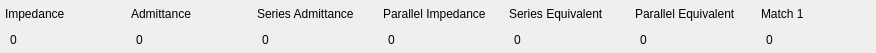
<?xml version="1.0" encoding="UTF-8"?>
<ui version="4.0">
 <class>Match</class>
 <widget class="QWidget" name="Match">
  <property name="geometry">
   <rect>
    <x>0</x>
    <y>0</y>
    <width>788</width>
    <height>53</height>
   </rect>
  </property>
  <property name="windowTitle">
   <string>Form</string>
  </property>
  <layout class="QHBoxLayout" name="horizontalLayout">
   <property name="leftMargin">
    <number>0</number>
   </property>
   <property name="topMargin">
    <number>0</number>
   </property>
   <property name="rightMargin">
    <number>0</number>
   </property>
   <property name="bottomMargin">
    <number>0</number>
   </property>
   <item>
    <widget class="QWidget" name="widget" native="true">
     <property name="sizePolicy">
      <sizepolicy hsizetype="Fixed" vsizetype="Preferred">
       <horstretch>0</horstretch>
       <verstretch>0</verstretch>
      </sizepolicy>
     </property>
     <property name="minimumSize">
      <size>
       <width>120</width>
       <height>0</height>
      </size>
     </property>
     <layout class="QVBoxLayout" name="verticalLayout_4">
      <property name="spacing">
       <number>0</number>
      </property>
      <property name="leftMargin">
       <number>5</number>
      </property>
      <property name="topMargin">
       <number>0</number>
      </property>
      <property name="rightMargin">
       <number>5</number>
      </property>
      <property name="bottomMargin">
       <number>0</number>
      </property>
      <item>
       <widget class="QLabel" name="label_2">
        <property name="text">
         <string>Impedance</string>
        </property>
       </widget>
      </item>
      <item>
       <widget class="QLabel" name="l_impedance">
        <property name="text">
         <string>0</string>
        </property>
        <property name="margin">
         <number>5</number>
        </property>
        <property name="indent">
         <number>5</number>
        </property>
       </widget>
      </item>
     </layout>
    </widget>
   </item>
   <item>
    <widget class="QWidget" name="widget_2" native="true">
     <property name="sizePolicy">
      <sizepolicy hsizetype="Fixed" vsizetype="Preferred">
       <horstretch>0</horstretch>
       <verstretch>0</verstretch>
      </sizepolicy>
     </property>
     <property name="minimumSize">
      <size>
       <width>120</width>
       <height>0</height>
      </size>
     </property>
     <layout class="QVBoxLayout" name="verticalLayout_5">
      <property name="spacing">
       <number>0</number>
      </property>
      <property name="leftMargin">
       <number>5</number>
      </property>
      <property name="topMargin">
       <number>0</number>
      </property>
      <property name="rightMargin">
       <number>5</number>
      </property>
      <property name="bottomMargin">
       <number>0</number>
      </property>
      <item>
       <widget class="QLabel" name="label">
        <property name="text">
         <string>Admittance</string>
        </property>
       </widget>
      </item>
      <item>
       <widget class="QLabel" name="l_admittance">
        <property name="text">
         <string>0</string>
        </property>
        <property name="margin">
         <number>5</number>
        </property>
        <property name="indent">
         <number>5</number>
        </property>
       </widget>
      </item>
     </layout>
    </widget>
   </item>
   <item>
    <widget class="QWidget" name="widget_3" native="true">
     <property name="sizePolicy">
      <sizepolicy hsizetype="Fixed" vsizetype="Preferred">
       <horstretch>0</horstretch>
       <verstretch>0</verstretch>
      </sizepolicy>
     </property>
     <property name="minimumSize">
      <size>
       <width>120</width>
       <height>0</height>
      </size>
     </property>
     <layout class="QVBoxLayout" name="verticalLayout_6">
      <property name="spacing">
       <number>0</number>
      </property>
      <property name="leftMargin">
       <number>5</number>
      </property>
      <property name="topMargin">
       <number>0</number>
      </property>
      <property name="rightMargin">
       <number>5</number>
      </property>
      <property name="bottomMargin">
       <number>0</number>
      </property>
      <item>
       <widget class="QLabel" name="label_3">
        <property name="text">
         <string>Series Admittance</string>
        </property>
        <property name="textFormat">
         <enum>Qt::PlainText</enum>
        </property>
        <property name="wordWrap">
         <bool>true</bool>
        </property>
       </widget>
      </item>
      <item>
       <widget class="QLabel" name="l_s_admittance">
        <property name="text">
         <string>0</string>
        </property>
        <property name="margin">
         <number>5</number>
        </property>
        <property name="indent">
         <number>5</number>
        </property>
       </widget>
      </item>
     </layout>
    </widget>
   </item>
   <item>
    <widget class="QWidget" name="widget_4" native="true">
     <property name="sizePolicy">
      <sizepolicy hsizetype="Fixed" vsizetype="Preferred">
       <horstretch>0</horstretch>
       <verstretch>0</verstretch>
      </sizepolicy>
     </property>
     <property name="minimumSize">
      <size>
       <width>120</width>
       <height>0</height>
      </size>
     </property>
     <layout class="QVBoxLayout" name="verticalLayout_7">
      <property name="spacing">
       <number>0</number>
      </property>
      <property name="leftMargin">
       <number>5</number>
      </property>
      <property name="topMargin">
       <number>0</number>
      </property>
      <property name="rightMargin">
       <number>5</number>
      </property>
      <property name="bottomMargin">
       <number>0</number>
      </property>
      <item>
       <widget class="QLabel" name="label_4">
        <property name="text">
         <string>Parallel Impedance</string>
        </property>
        <property name="textFormat">
         <enum>Qt::PlainText</enum>
        </property>
        <property name="wordWrap">
         <bool>true</bool>
        </property>
       </widget>
      </item>
      <item>
       <widget class="QLabel" name="l_p_impedance">
        <property name="text">
         <string>0</string>
        </property>
        <property name="margin">
         <number>5</number>
        </property>
        <property name="indent">
         <number>5</number>
        </property>
       </widget>
      </item>
     </layout>
    </widget>
   </item>
   <item>
    <widget class="QWidget" name="widget_5" native="true">
     <property name="sizePolicy">
      <sizepolicy hsizetype="Fixed" vsizetype="Preferred">
       <horstretch>0</horstretch>
       <verstretch>0</verstretch>
      </sizepolicy>
     </property>
     <property name="minimumSize">
      <size>
       <width>120</width>
       <height>0</height>
      </size>
     </property>
     <layout class="QVBoxLayout" name="verticalLayout_8">
      <property name="spacing">
       <number>0</number>
      </property>
      <property name="leftMargin">
       <number>5</number>
      </property>
      <property name="topMargin">
       <number>0</number>
      </property>
      <property name="rightMargin">
       <number>5</number>
      </property>
      <property name="bottomMargin">
       <number>0</number>
      </property>
      <item>
       <widget class="QLabel" name="label_5">
        <property name="text">
         <string>Series Equivalent</string>
        </property>
        <property name="textFormat">
         <enum>Qt::PlainText</enum>
        </property>
        <property name="wordWrap">
         <bool>true</bool>
        </property>
       </widget>
      </item>
      <item>
       <widget class="QLabel" name="l_series">
        <property name="text">
         <string>0</string>
        </property>
        <property name="margin">
         <number>5</number>
        </property>
        <property name="indent">
         <number>5</number>
        </property>
       </widget>
      </item>
     </layout>
    </widget>
   </item>
   <item>
    <widget class="QWidget" name="widget_6" native="true">
     <property name="sizePolicy">
      <sizepolicy hsizetype="Fixed" vsizetype="Preferred">
       <horstretch>0</horstretch>
       <verstretch>0</verstretch>
      </sizepolicy>
     </property>
     <property name="minimumSize">
      <size>
       <width>120</width>
       <height>0</height>
      </size>
     </property>
     <layout class="QVBoxLayout" name="verticalLayout_9">
      <property name="spacing">
       <number>0</number>
      </property>
      <property name="leftMargin">
       <number>5</number>
      </property>
      <property name="topMargin">
       <number>0</number>
      </property>
      <property name="rightMargin">
       <number>5</number>
      </property>
      <property name="bottomMargin">
       <number>0</number>
      </property>
      <item>
       <widget class="QLabel" name="label_6">
        <property name="text">
         <string>Parallel Equivalent</string>
        </property>
        <property name="textFormat">
         <enum>Qt::PlainText</enum>
        </property>
        <property name="wordWrap">
         <bool>true</bool>
        </property>
       </widget>
      </item>
      <item>
       <widget class="QLabel" name="l_parallel">
        <property name="text">
         <string>0</string>
        </property>
        <property name="margin">
         <number>5</number>
        </property>
        <property name="indent">
         <number>5</number>
        </property>
       </widget>
      </item>
     </layout>
    </widget>
   </item>
   <item>
    <widget class="QWidget" name="widget_7" native="true">
     <property name="sizePolicy">
      <sizepolicy hsizetype="Fixed" vsizetype="Preferred">
       <horstretch>0</horstretch>
       <verstretch>0</verstretch>
      </sizepolicy>
     </property>
     <property name="minimumSize">
      <size>
       <width>120</width>
       <height>0</height>
      </size>
     </property>
     <layout class="QVBoxLayout" name="verticalLayout_10">
      <property name="spacing">
       <number>0</number>
      </property>
      <property name="leftMargin">
       <number>5</number>
      </property>
      <property name="topMargin">
       <number>0</number>
      </property>
      <property name="rightMargin">
       <number>5</number>
      </property>
      <property name="bottomMargin">
       <number>0</number>
      </property>
      <item>
       <widget class="QLabel" name="label_67">
        <property name="text">
         <string>Match 1</string>
        </property>
        <property name="textFormat">
         <enum>Qt::PlainText</enum>
        </property>
        <property name="wordWrap">
         <bool>true</bool>
        </property>
       </widget>
      </item>
      <item>
       <widget class="QLabel" name="match_1A">
        <property name="text">
         <string>0</string>
        </property>
        <property name="margin">
         <number>5</number>
        </property>
        <property name="indent">
         <number>5</number>
        </property>
       </widget>
      </item>
     </layout>
    </widget>
   </item>
  </layout>
 </widget>
 <resources/>
 <connections/>
</ui>
